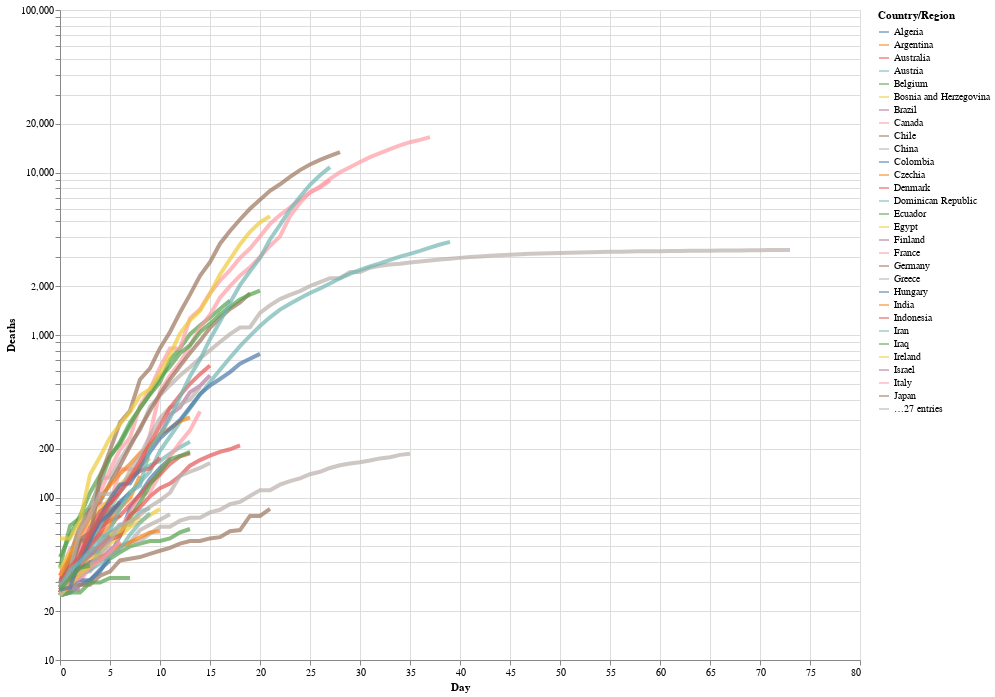

Notebook cell for this chart:
### Markdown cell above
We can also add a log y-axis. To do this, The long-form, we express the types using the long-form `alt.X('Day',...)`, which is, in the words of the [Altair documentation](https://altair-viz.github.io/user_guide/encoding.html)
> useful when doing more fine-tuned adjustments to the encoding, such as binning, axis and scale properties, or more.

We'll also now add a hover tooltip so that, when we hover our cursor over any point on any of the lines, it will tell us the 'Country', the 'Day', and the number of 'Deaths'.

### Code cell
# altair plot 
alt.Chart(deaths_long).mark_line(strokeWidth=4, opacity=0.7).encode(
    x=alt.X('Day'),
    y=alt.Y('Deaths', scale=alt.Scale(type='log')),
    color='Country/Region',
    tooltip=['Country/Region', 'Day','Deaths']
).properties(
    width=800,
    height=650
)

### Figure 1 — Vega-Lite specification as saved in the notebook (floating-point values rounded to 4 significant figures; data arrays with more than 128 entries replaced by an {"elided": "..."} marker saying what was removed)
{"config": {"view": {"continuousWidth": 400, "continuousHeight": 300}}, "data": {"name": "data-5239569ca40df81e442f543b2aa56e18"}, "mark": {"type": "line", "opacity": 0.7, "strokeWidth": 4}, "encoding": {"color": {"type": "nominal", "field": "Country/Region"}, "tooltip": [{"type": "nominal", "field": "Country/Region"}, {"type": "quantitative", "field": "Day"}, {"type": "quantitative", "field": "Deaths"}], "x": {"type": "quantitative", "field": "Day"}, "y": {"type": "quantitative", "field": "Deaths", "scale": {"type": "log"}}}, "height": 650, "width": 800, "$schema": "https://vega.github.io/schema/vega-lite/v4.8.1.json", "datasets": {"data-5239569ca40df81e442f543b2aa56e18": {"elided": "4256 records"}}}
